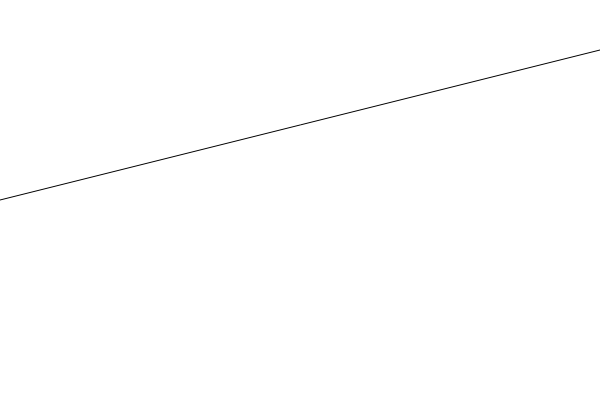
Frame 1 (no input)
Frame 60 (no input): identical to frame 1, image omitted
Frame 120 (the mouse pressed at the canvas centre since frame 60): identical to frame 1, image omitted

The p5.js sketch that drew this single still picture (run headless with seeded random() and noise() and a simulated clock; from frame 60 on, the mouse is pressed at the canvas centre):

// p5.js sketch
// ── sketch.js
function setup() {
  createCanvas(600, 400);
}

function draw() {
  background(220);
}
function draw() {
  background(500,);
  line(800, 0, 0, 200);
}
